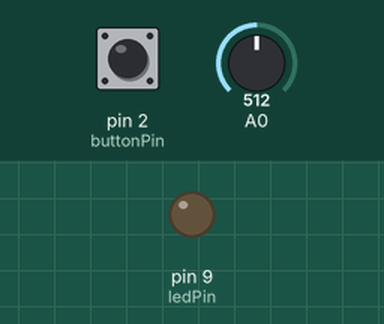
Recording of a sketch running on a simulated Arduino Uno, built with avr-gcc and run on an emulated ATmega328P. Parts: output pins drawn as LEDs (lit = HIGH). The inputs (shaded band) are chosen by the test bench; at power-on: pin 2 (buttonPin) HIGH, A0 = 512. What the sketch prints to the serial monitor is not drawn.

Above: at 1.2 s.
1.3 s: pin 2 (buttonPin) pulled LOW for 0.15 s
At 1.9 s:
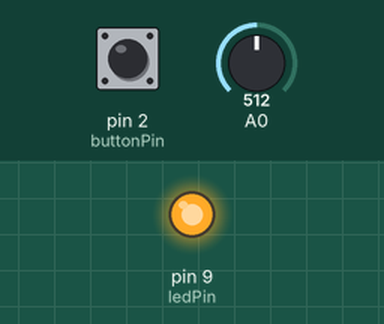
2.9 s: pin 2 (buttonPin) pulled LOW for 1 s
At 3.2 s:
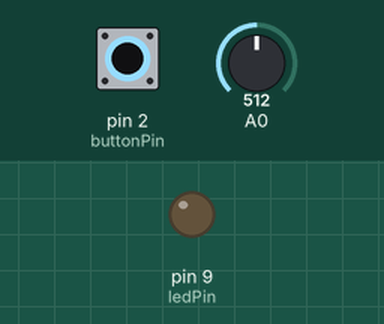
5.4 s: pin 2 (buttonPin) pulled LOW for 3.2 s
At 6.3 s:
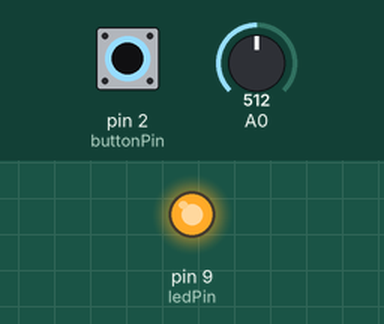
Timing chart, 0 to 8.4 s (numbered marks = the images above; inputs shaded):
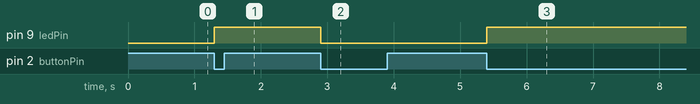

The sketch:

arduino_pro_micro.ino
```cpp
const int numReadings = 10;  // počet vzorků pro průměr
int readings[numReadings];   // pole hodnot
int readIndex = 0;           // index pro ukládání
int total = 0;               // suma hodnot
int average = 0;             // průměrná hodnota

const int buttonPin = 2;
int buttonState = 0;
const int ledPin = 9;
bool mute = false;
bool lastButtonState = HIGH;  // pro detekci změny stavu tlačítka

void setup() {
  pinMode(ledPin, OUTPUT);
  pinMode(buttonPin, INPUT_PULLUP);
  Serial.begin(115200);
  for (int i = 0; i < numReadings; i++) {
    readings[i] = 0;
  }
}

void loop() {
  // odečti starou hodnotu ze sumy
  total = total - readings[readIndex];

  // přečti novou hodnotu a ulož ji
  readings[readIndex] = analogRead(A0);

  // přičti novou hodnotu k sumě
  total = total + readings[readIndex];

  // posuň index
  readIndex++;
  if (readIndex >= numReadings) {
    readIndex = 0;
  }

  // spočítej průměr
  average = total / numReadings;

  // přemapuj průměrnou hodnotu
  int sensorValue = map(average, 0, 1023, 0, 100);

  // čtení tlačítka s detekcí změny stavu
  int currentButtonState = digitalRead(buttonPin);
  if (lastButtonState == HIGH && currentButtonState == LOW) {
    mute = !mute;  // přepne stav mute
  }
  lastButtonState = currentButtonState;

  // logika LED a vypnutí výstupu
  if (mute) {
    digitalWrite(ledPin, HIGH);
    sensorValue = 0;
  } else {
    digitalWrite(ledPin, LOW);
  }

  Serial.println(sensorValue);

}
```

Measured:
- after the input at 1.3 s, pin 9 (ledPin): LOW → HIGH at once
- after the input at 2.9 s, pin 9 (ledPin): HIGH → LOW at once
- after the input at 5.4 s, pin 9 (ledPin): LOW → HIGH at once
